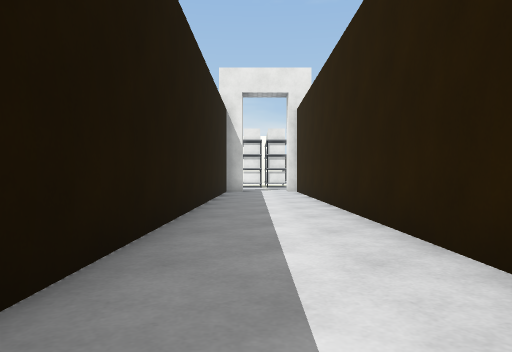
View 1 (above)

18 first-person views from a walk through a scene from a Unity 3-D project. The camera is 0.68 m above the floor, looks level and sees 70° across. Doors are open. The floor is counted in squares, 1 m on a side. Each view is taken from the middle of a square. On the plan, view 1 faces up. The plan holds only what a view shows up to about 11 squares ahead; the rest is blank. The place goes on beyond the plan. The player is left out. Surface patterns are stand-ins for the level's own textures.

View 2
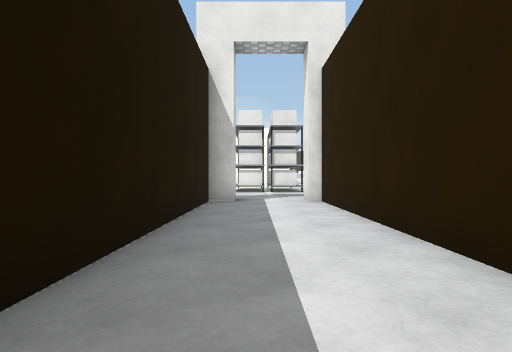

View 3
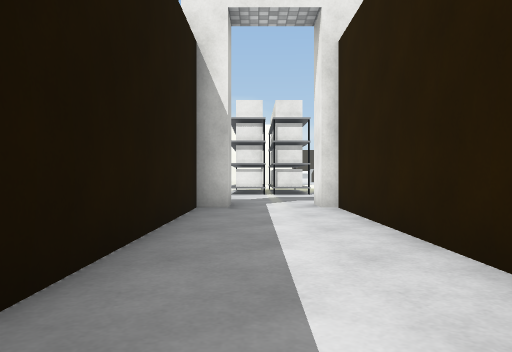

View 4
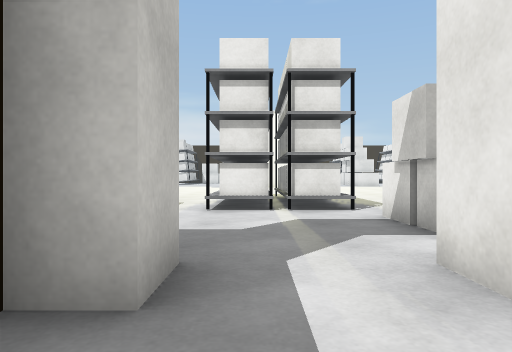

View 5
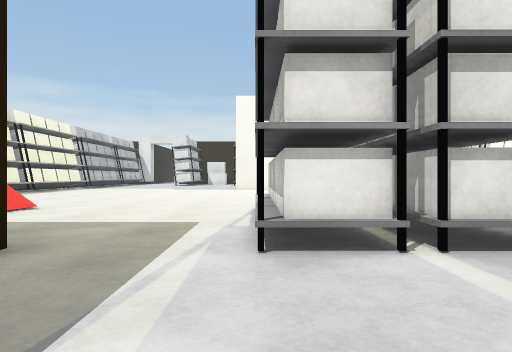

View 6
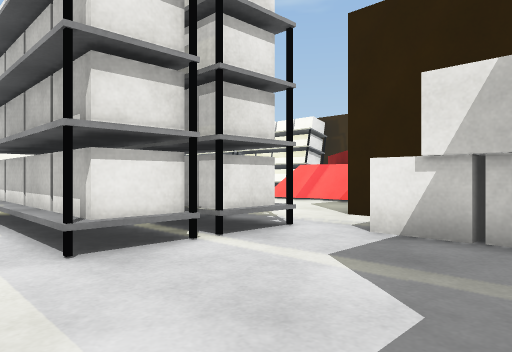

View 7
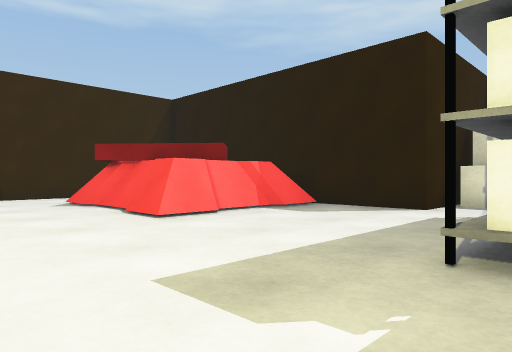

View 8
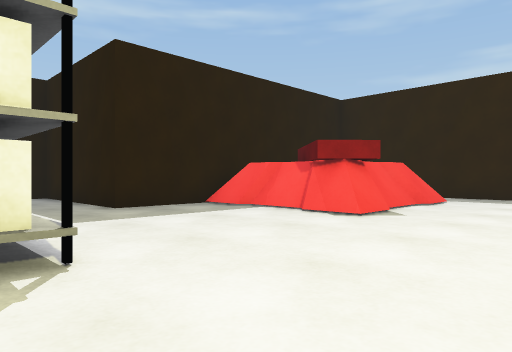

View 9
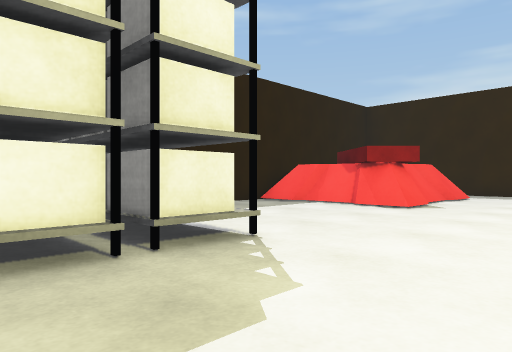

View 10
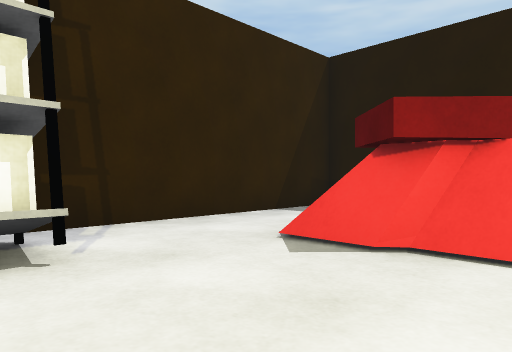

View 11
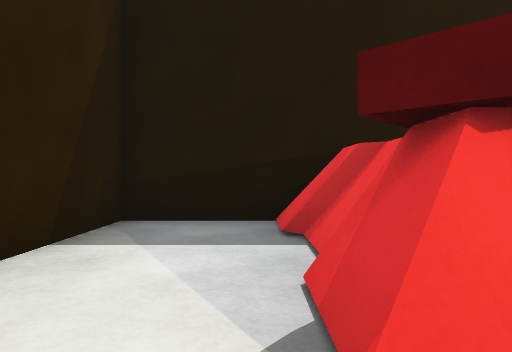

View 12
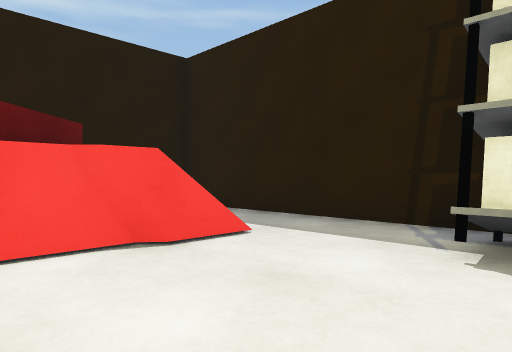

View 13
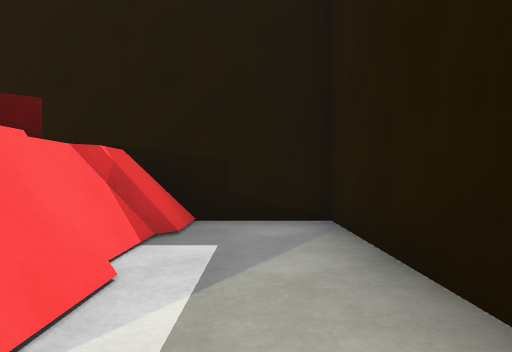

View 14
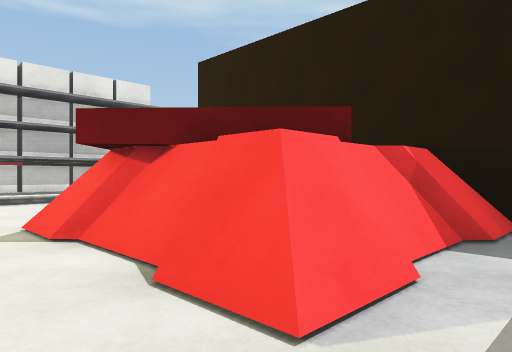

View 15
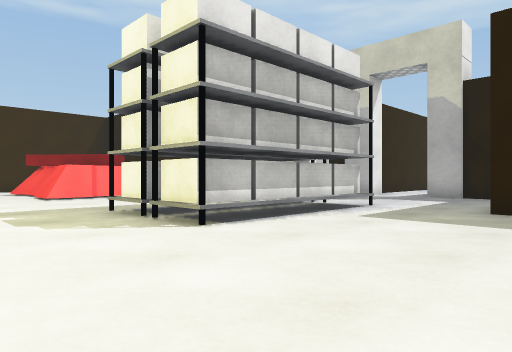

View 16
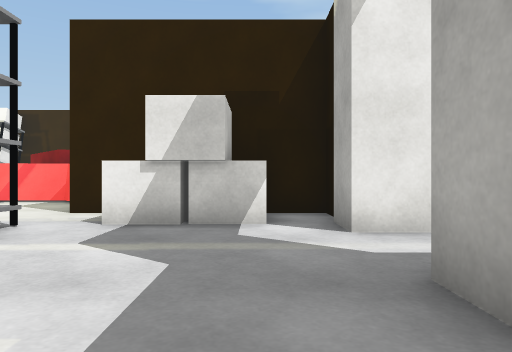

View 17
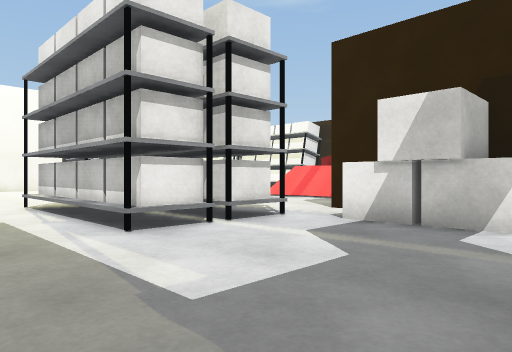

View 18
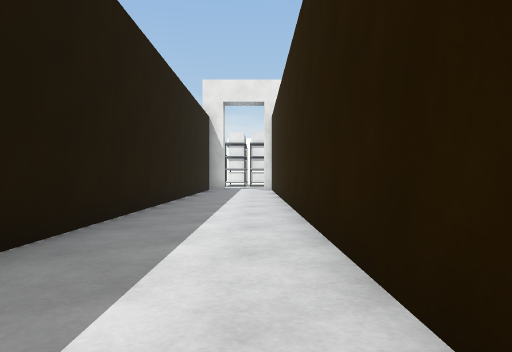

### Floor plan
Points are (right, up) in squares from view 1. A wall is a line through its corners. A room is listed if a view was taken in it or the views show most of it. See-through windows are left out.
Room 1 (views 1, 2, 3, 4, 18)
walls: (1.8, -1) (1.8, 15.9); (-0.6, 15.9) (-1.3, 15.9) (-1.3, 1.2)
ways out: open door at (0.5, 16.5) to room 2
Room 2 (views 5, 6, 7, 8, 9, 10, 11, 12, 13, 14, 15, 16, 17)
walls: (-7.1, 21.4) (-3.4, 21.4) (-3.4, 16.8) (-2.9, 16.8); (-1.4, 16.8) (-0.6, 16.8); (1.4, 16.8) (2.5, 16.8); (-2.4, 16.8) (-1.6, 16.8); (3, 16.8) (3.8, 16.8) (3.8, 21.4) (7.8, 21.4); (9.8, 21.4) (13, 21.4) (13, 27.9); (-12.2, 27.9) (-12.2, 21.4) (-9, 21.4)
ways out: open door at (0.5, 16.5) to room 1
objects: shelf (-11, 28) to (-10, 29); other object (-10, 22) to (-6, 26); shelf (-1, 21) to (0, 26); shelf (1, 21) to (2, 26); box (2, 18) to (3, 20); other object (7, 22) to (10, 26); shelf (11, 28) to (12, 29)

Positions as (right, up) in squares from view 1, and headings:
1: (0, 0), facing up
2: (0, 6), facing up
3: (0, 8), facing up
4: (0, 14), facing up
5: (-1, 18), facing up
6: (-2, 18), facing up-right
7: (1, 29), facing down-right
8: (0, 29), facing down-left
9: (2, 29), facing down-left
10: (8, 29), facing down-right
11: (11, 27), facing down
12: (-7, 29), facing down-left
13: (-11, 27), facing down
14: (-11, 27), facing down-right
15: (-5, 29), facing down-right
16: (-3, 18), facing right
17: (-3, 17), facing up-right
18: (1, -2), facing up
